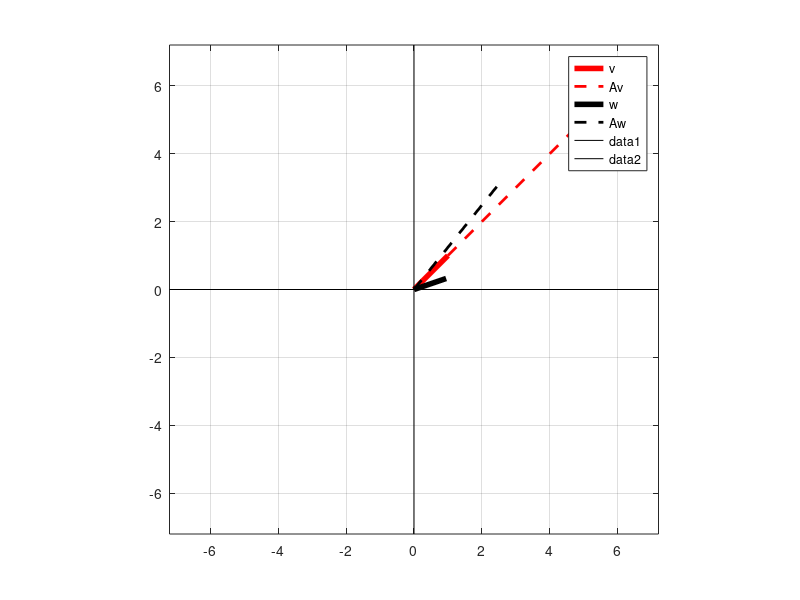

This figure's MATLAB source:
%%
%     COURSE: Linear algebra: theory and implementation
%    SECTION: Eigendecomposition
%      VIDEO: Finding eigenvalues
% Instructor: sincxpress.com
% Course url: https://www.udemy.com/course/linear-algebra-theory-and-implementation/?couponCode=202110
%
%%


% matrix
A = [1 5; 2 4];

% extract the eigenvalues
eigvals = eig(A);


% specify two vectors
v1 = [ 1 1 ]';   % is an eigenvector!
v2 = randn(2,1); % unlikely to be an eigenvector
v2 = v2/norm(v2);% unit length for convenience

% compute Av
Av1 = A*v1;
Av2 = A*v2;


% plot the vectors and Av
figure(1), clf
plot([0 v1(1)],[0 v1(2)],'r','linew',4)
hold on
plot([0 Av1(1)],[0 Av1(2)],'r--','linew',2)
plot([0 v2(1)],[0 v2(2)],'k','linew',4)
plot([0 Av2(1)],[0 Av2(2)],'k--','linew',2)
legend({'v';'Av';'w';'Aw'})

lim = max([Av1(:); Av2(:)])*1.2;
axis([-1 1 -1 1]*lim)
grid on, axis square
plot(get(gca,'xlim'),[0 0],'k')
plot([0 0],get(gca,'ylim'),'k')


%% eigenvalues of a 3x3 matrix

% specify matrix
A = [ -2  2 -3 ;
      -4  1 -6 ;
      -1 -2  0 ];

% get eigenvalues
eig(A)

%% done.
